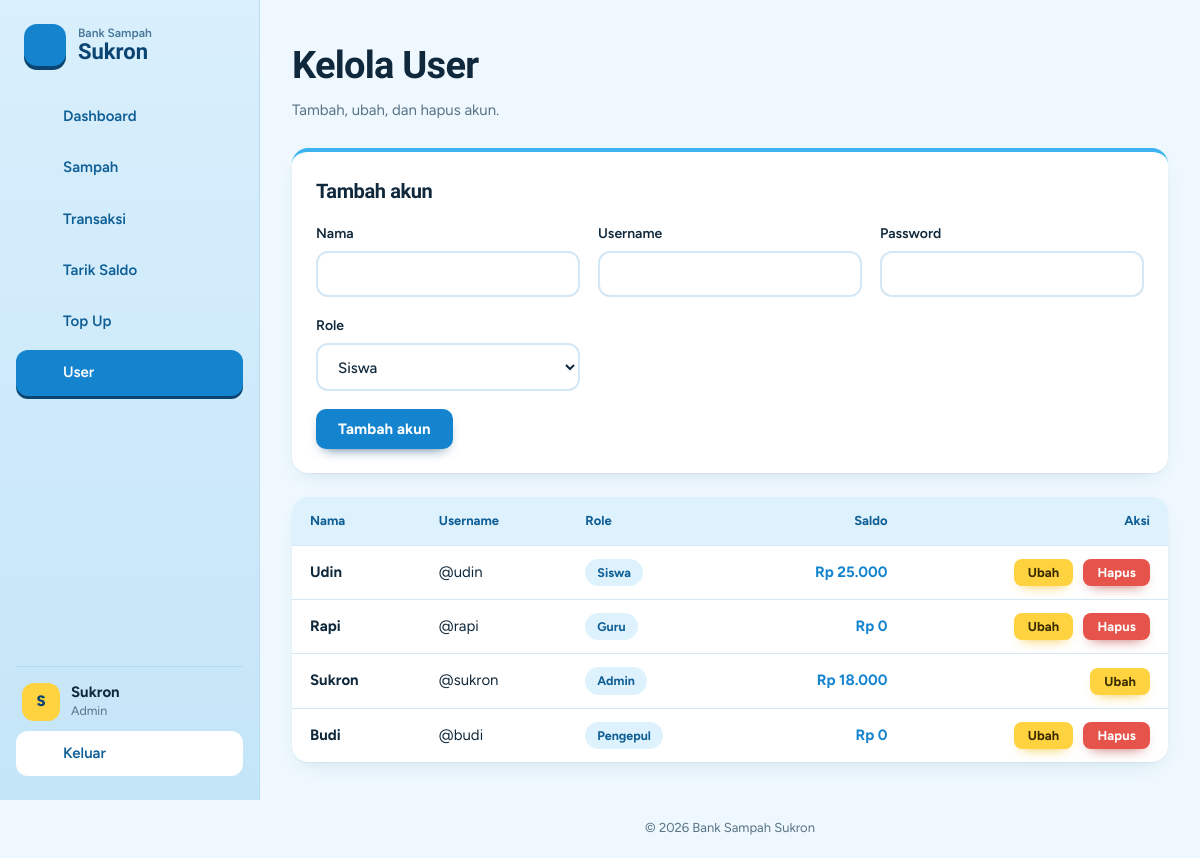
The page /user/index.php (signed in) on the database its author committed.
### tables this page shows
CREATE TABLE `users` (
  `id_user` int(11) NOT NULL,
  `nama` varchar(100) NOT NULL,
  `username` varchar(50) NOT NULL,
  `password` varchar(255) NOT NULL,
  `role` enum('siswa','guru','pengepul','admin') NOT NULL,
  `saldo` bigint(200) NOT NULL
);

### cek_login.php (called while the page is built, shortened)
<?php
require_once __DIR__ . "/koneksi.php";
require_once __DIR__ . "/fungsi.php";
$id_user = (int) $_SESSION["id_user"];
$stmt = mysqli_prepare($koneksi, "SELECT * FROM users WHERE id_user = ? LIMIT 1");
mysqli_stmt_bind_param($stmt, "i", $id_user);
mysqli_stmt_execute($stmt);
$user = mysqli_fetch_assoc(mysqli_stmt_get_result($stmt));
function e($teks)
{
    return htmlspecialchars((string) $teks, ENT_QUOTES, "UTF-8");
}
function rp($angka)
{
    return "Rp " . number_format((float) $angka, 0, ",", ".");
}
function daftar_role($koneksi)
{
    $res = mysqli_query($koneksi, "SHOW COLUMNS FROM users LIKE 'role'");
    $row = $res ? mysqli_fetch_assoc($res) : null;
    if ($row && preg_match_all("/'([^']+)'/", $row["Type"], $m)) {
        return $m[1];
    }
    return ["admin", "nasabah"];
}

### fungsi.php (called while the page is built, shortened)
<?php
function q($k, $sql, $t = "", ...$p)
{
    $s = mysqli_prepare($k, $sql);
    mysqli_stmt_execute($s);
    $r = mysqli_stmt_get_result($s);
    $out = $r ? mysqli_fetch_all($r, MYSQLI_ASSOC) : mysqli_stmt_affected_rows($s);
    return $out;
}

### user/index.php (the view, shortened to what this page needs)
<?php
$base = "../";
require $base . "cek_login.php";
require $base . "layout.php";
$roles = daftar_role($koneksi);
$edit = isset($_GET["edit"]) ? (q($koneksi, "SELECT * FROM users WHERE id_user=?", "i", (int) $_GET["edit"])[0] ?? null) : null;
$rows = q($koneksi, "SELECT * FROM users ORDER BY id_user");
tampil_header("Kelola User", "user", $base, $is_admin);
?>
<div class="page-head"><div><h1>Kelola User</h1><p>Tambah, ubah, dan hapus akun.</p></div></div>
<form method="POST" class="form-card" autocomplete="off">
    <h2 class="section-title"><?= $edit ? "Ubah akun" : "Tambah akun" ?></h2>
    <div class="form-row">
        <div class="form-group"><label for="nama">Nama</label><input class="form-control" id="nama" name="nama" required value="<?= e($edit["nama"] ?? "") ?>"></div>
        <div class="form-group"><label for="username">Username</label><input class="form-control" id="username" name="username" required value="<?= e($edit["username"] ?? "") ?>"></div>
        <div class="form-group"><label for="password">Password <?= $edit ? "(kosongkan jika tidak diganti)" : "" ?></label><input class="form-control" type="password" id="password" name="password" <?= $edit ? "" : "required" ?> autocomplete="new-password"></div>
        <div class="form-group"><label for="role">Role</label>
            <select class="form-control" id="role" name="role"><?php foreach ($roles as $ro): ?><option value="<?= e($ro) ?>" <?= ($edit["role"] ?? "siswa") === $ro ? "selected" : "" ?>><?= e(ucfirst($ro)) ?></option><?php endforeach; ?></select></div>
    </div>
    <div class="actions"><button class="btn btn-primary" type="submit"><?= $edit ? "Simpan perubahan" : "Tambah akun" ?></button>
        <?php if ($edit): ?><a class="btn btn-secondary" href="index.php">Batal</a><?php endif; ?></div>
</form>
<div class="table-card">
    <table>
        <thead><tr><th>Nama</th><th>Username</th><th>Role</th><th class="text-right">Saldo</th><th class="text-right">Aksi</th></tr></thead>
        <tbody>
        <?php foreach ($rows as $r): ?>
            <tr><td><strong><?= e($r["nama"]) ?></strong></td><td>@<?= e($r["username"]) ?></td>
                <td><span class="badge"><?= e(ucfirst($r["role"])) ?></span></td>
                <td class="text-right num-in"><?= rp($r["saldo"]) ?></td>
                <td class="text-right"><div class="actions end">
                    <a class="btn btn-warning btn-sm" href="index.php?edit=<?= (int) $r["id_user"] ?>">Ubah</a>
                    <?php if ((int) $r["id_user"] !== $id_user): ?>
                    <form method="POST" onsubmit="return confirm('Hapus akun ini?')"><?= csrf_field() ?>
                        <button class="btn btn-danger btn-sm" type="submit">Hapus</button></form>
                    <?php endif; ?></div></td></tr>
        <?php endforeach; ?>
        </tbody>
    </table>
</div>
<?php tampil_footer(); ?>

### layout.php (shortened to what this page needs)
<?php
function ikon($nama) {
    $bentuk = [
        'dashboard' => '<rect x="3" y="3" width="7.5" height="7.5" rx="1.6"/><rect x="13.5" y="3" width="7.5" height="7.5" rx="1.6"/><rect x="3" y="13.5" width="7.5" height="7.5" rx="1.6"/><rect x="13.5" y="13.5" width="7.5" height="7.5" rx="1.6"/>',
        'sampah'    => '<path d="M4 7h16M9.5 7V4.5h5V7M6 7l.9 12.2a1.5 1.5 0 0 0 1.5 1.3h7.2a1.5 1.5 0 0 0 1.5-1.3L18 7M10 11v6M14 11v6"/>',
        'transaksi' => '<path d="M4 8h13.5M14 4.5 17.5 8 14 11.5M20 16H6.5M10 12.5 6.5 16 10 19.5"/>',
        'tarik'     => '<path d="M12 4v11M7.5 10.5 12 15l4.5-4.5M4.5 19.5h15"/>',
        'topup'     => '<circle cx="12" cy="12" r="8.5"/><path d="M12 8v8M8 12h8"/>',
        'user'      => '<circle cx="9" cy="8" r="3.2"/><path d="M3 19.5c.6-3.2 3-5 6-5s5.4 1.8 6 5M16 5.3a3.2 3.2 0 0 1 0 5.9M18 14.8c1.6.7 2.7 2.1 3 4.7"/>',
        'keluar'    => '<path d="M9.5 4.5h-4v15h4M15.5 8 19.5 12l-4 4M19.5 12H9.5"/>',
        'putar'     => '<path d="M20 12a8 8 0 1 1-2.6-5.9M20 4.5v4.6h-4.6"/>',
        'menu'      => '<path d="M4 7h16M4 12h16M4 17h16"/>',
        'panah'     => '<path d="m9.5 6 6 6-6 6"/>',
    ];
    return '<svg viewBox="0 0 24 24" aria-hidden="true" focusable="false">' . ($bentuk[$nama] ?? '') . '</svg>';
}
function tampil_header($title = "Bank Sampah", $active = "", $base = "", $is_admin = false) {
    global $user;
    $nama    = $user["nama"] ?? ($_SESSION["nama"] ?? "");
    $role    = $user["role"] ?? ($_SESSION["role"] ?? "");
    $inisial = strtoupper(mb_substr(trim($nama) !== "" ? trim($nama) : "?", 0, 1));
    $menu = [
        ["dashboard",   "Dashboard",   "index.php",             "dashboard"],
        ["sampah",      "Sampah",      "sampah/index.php",      "sampah"],
        ["transaksi",   "Transaksi",   "transaksi/index.php",   "transaksi"],
        ["tarik_saldo", "Tarik Saldo", "tarik_saldo/index.php", "tarik"],
        ["topup",       "Top Up",      "topup/index.php",       "topup"],
    ];
    if ($is_admin) {
        $menu[] = ["user", "User", "user/index.php", "user"];
    }
    $css = __DIR__ . "/assets/style.css";
    $ver = is_file($css) ? filemtime($css) : 1;
?>
<!DOCTYPE html>
<html lang="id">
<head>
    <link rel="stylesheet" href="<?= e($base) ?>assets/style.css?v=<?= (int) $ver ?>">
</head>
<body>
    <div class="app">
        <aside class="sidebar" id="sidebar">
            <a class="brand" href="<?= e($base) ?>index.php">
                <span class="brand-mark"><?= ikon('putar') ?></span>
                <span class="brand-name"><small>Bank Sampah</small>Sukron</span>
            </a>
            <nav class="nav" aria-label="Menu utama">
                <?php foreach ($menu as $m): ?>
                    <a class="nav-link<?= $active === $m[0] ? ' active' : '' ?>"
                       href="<?= e($base . $m[2]) ?>"<?= $active === $m[0] ? ' aria-current="page"' : '' ?>>
                        <?= ikon($m[3]) ?><span><?= e($m[1]) ?></span>
                    </a>
                <?php endforeach; ?>
            </nav>
            <div class="sidebar-foot">
                <div class="me">
                    <span class="avatar"><?= e($inisial) ?></span>
                    <div>
                        <div class="me-name"><?= e($nama) ?></div>
                        <div class="me-role"><?= e(ucfirst($role)) ?></div>
                    </div>
                </div>
                <a class="nav-link nav-out" href="<?= e($base) ?>logout.php" onclick="return confirm('Yakin ingin keluar?')">
                    <?= ikon('keluar') ?><span>Keluar</span>
                </a>
            </div>
        </aside>
        <div class="content">
            <main class="main" id="konten">
<?php
}
function tampil_footer() {
?>
            </main>
            <footer class="footer">
                &copy; <?= date('Y') ?> Bank Sampah Sukron
            </footer>
        </div>
    </div>
</body>
</html>
<?php
}
?>

### rows shown on the page
users: nama "S", role "Admin", nama "Sukron", username "sukron", saldo "Rp 18.000"
users: nama "Udin", username "udin", role "Siswa", saldo "Rp 25.000"
users: nama "Rapi", username "rapi", role "Guru", saldo "Rp 0"
users: nama "Budi", username "budi", role "Pengepul", saldo "Rp 0"

### other values the page prints
$m[1] "Dashboard"
$m[1] "Sampah"
$m[1] "Transaksi"
$m[1] "Tarik Saldo"
$m[1] "Top Up"
$m[1] "User"
$nama "Sukron"
form field role "Siswa"
